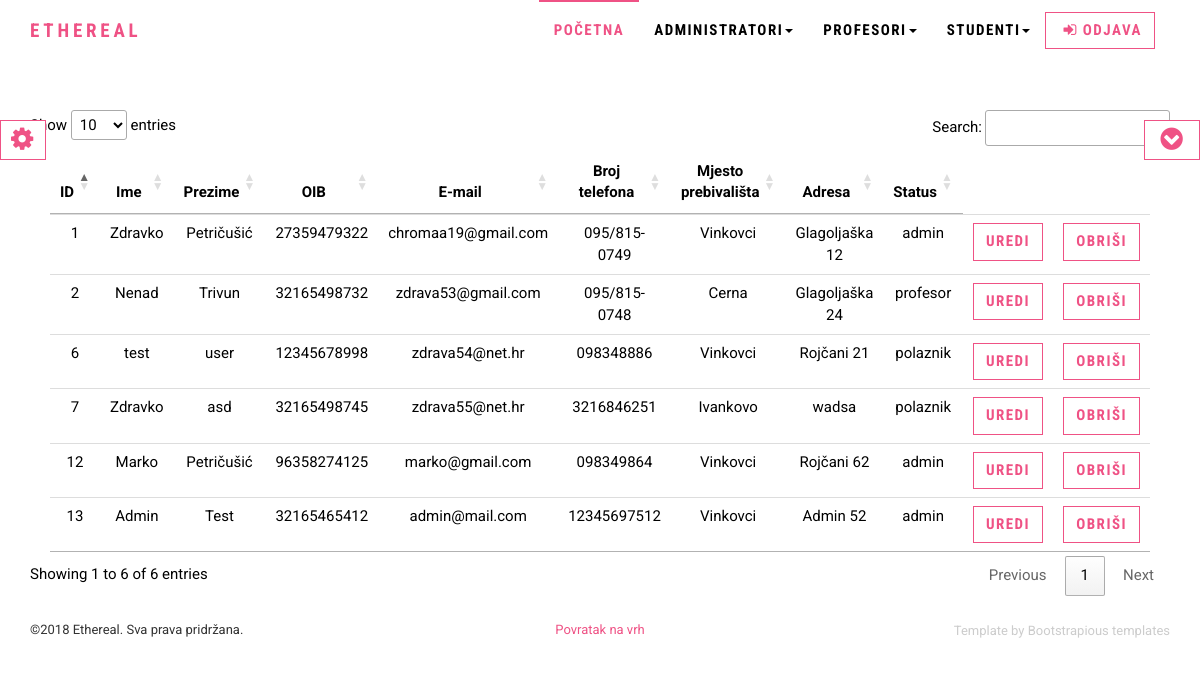
The page /php/users.php (signed in) on the database as committed earlier.
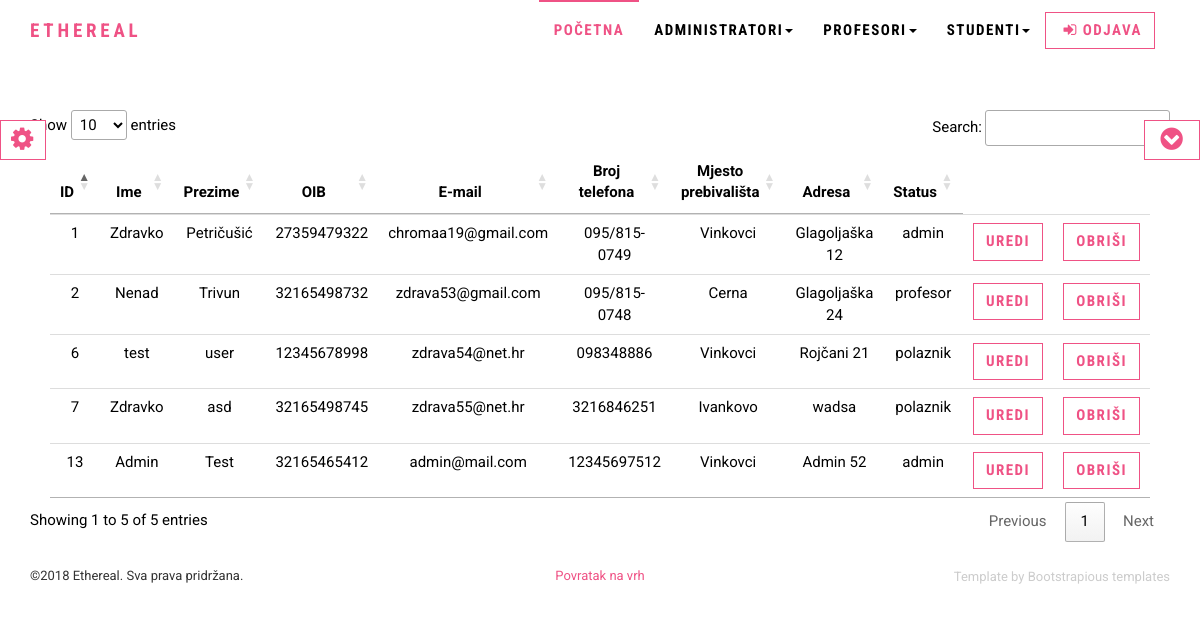
The same page on the database as committed later.
### tables this page shows
CREATE TABLE `users` (
  `id` int(11) NOT NULL,
  `ime` varchar(30) NOT NULL,
  `prezime` varchar(30) NOT NULL,
  `username` varchar(255) NOT NULL,
  `password` varchar(255) NOT NULL,
  `oib` varchar(11) NOT NULL,
  `email` varchar(255) NOT NULL,
  `telefon` varchar(50) NOT NULL,
  `adresa` varchar(50) NOT NULL,
  `id_mjesto_fk` int(50) NOT NULL,
  `datum_rodjenja` date NOT NULL,
  `id_status_fk` int(11) NOT NULL
);

CREATE TABLE `mjesto` (
  `id` int(5) NOT NULL,
  `naziv` varchar(255) NOT NULL,
  `pbr` int(10) NOT NULL
);

CREATE TABLE `roles` (
  `id` int(11) NOT NULL,
  `status` varchar(30) NOT NULL
);

### php/users.php (the view, shortened to what this page needs)
<?php
$con = spajanje();
if($_SESSION['role'] !== "1"){
	die('<div class="alert" style="background:yellow;">
	<a href="index.php" class="close" data-dismiss="alert" aria-label="close">
	&times;
	</a>
	<strong>Nemate ovlasti za pristup ovoj stranici!</strong>
	</div>');
}
else{
$sql = "SELECT users.id, users.ime, users.prezime, users.oib, users.email, users.telefon, users.adresa, mjesto.naziv, roles.status
FROM mjesto
INNER JOIN users ON mjesto.id = users.id_mjesto_fk
INNER JOIN roles ON roles.id = users.id_status_fk ;";
$result = mysqli_query($con, $sql);
require_once "includes/header.php";
if (mysqli_num_rows($result)>0){
	echo '
	<table id = "table" class="table table-hover">
		<thead>
			<tr>
				<th>ID</th>
				<th>Ime</th>
				<th>Prezime</th>
				<th>OIB</th>
				<th>E-mail</th>
                <th>Broj telefona</th>
                <th>Mjesto prebivališta</th>
                <th>Adresa</th>
				<th>Status</th>
				<th style = "display : none"></th>
				<th style = "display : none"></th>
			</tr>
		</thead>
		<tbody>';
	while($user = mysqli_fetch_assoc($result)){
		echo "
			<tr>
				<td>".$user['id']."</td>
				<td>".$user['ime']."</td>
				<td>".$user['prezime']."</td>
				<td>".$user['oib']."</td>
				<td>".$user['email']."</td>
				<td>".$user['telefon']."</td>
				<td>".$user['naziv']."</td>
				<td>".$user['adresa']."</td>
				<td>".$user['status']."</td>
				<td>
					<a href='user.php?id=".$user["id"]."'><button class = 'btn btn-primary' value = 'uredi' name='uredi' id='uredi''>Uredi</button></a>
				</td>
				<td>
					<a href='users.php?obrisi=true&id=".$user['id']."' onclick='return confirm(\"Jeste li sigurni da zelite obrisati korisnika?\")'>
                        <button class = 'btn btn-primary' value = 'obrisi' name='obrisi' id='obrisi'>Obriši</button>
                    </a>
				</td>
			</tr>";
	}
	echo "</tbody></table>";
}
else {
	echo "<p>U bazi nema rezultata za ovaj upit: $sql </p>";
}
}
require "includes/footer.php";
?>

### php/includes/header.php (shortened to what this page needs)
<!DOCTYPE html>
<html lang="en">
<head>
    <link rel="stylesheet" href="https://maxcdn.bootstrapcdn.com/bootstrap/3.3.7/css/bootstrap.min.css"/>
    <link rel="stylesheet" href="//cdnjs.cloudflare.com/ajax/libs/timepicker/1.3.5/jquery.timepicker.min.css">
    <link rel="stylesheet" href="../css/font-awesome.min.css">
    <link rel="stylesheet" href="../css/pe-icon-7-stroke.css">
    <link rel="stylesheet" href="../css/lightbox.min.css">
    <link rel="stylesheet" href="../css/style.default.css" id="theme-stylesheet">
    <link rel="stylesheet" href="//cdn.datatables.net/1.10.19/css/jquery.dataTables.min.css">
</head>
<body id="site" onload = "blockFill();">
<?php
  if(isset($_SESSION['login']) and $_SESSION['login'] == true){
    if($_SESSION['role'] == "1"){
  echo '
  <header class="header">
    <div role="navigation" class="navbar navbar-default">
      <div class="container">
        <div class="navbar-header"><a href="index.php" class="navbar-brand">Ethereal</a>
        </div>
        <div id="navigation" class="collapse navbar-collapse navbar-right">
          <ul class="nav navbar-nav">
            <li class="active"><a href="index.php">Početna</a></li>
            <li class="dropdown"><a href="#" data-toggle="dropdown" class="dropdown-toggle">Administratori<b class="caret"></b></a>
            </li>
            <li class="dropdown"><a href="#" data-toggle="dropdown" class="dropdown-toggle">Profesori<b class="caret"></b></a>
            </li>
            <li class="dropdown"><a href="#" data-toggle="dropdown" class="dropdown-toggle">Studenti<b class="caret"></b></a>
            </li>
            </ul><a id = "btn-adjust"  href="odjava.php" class="btn navbar-btn btn-ghost  pull-left"><i class="fa fa-sign-in"></i>Odjava</a>
        </div>
      </div>
    </div>
  </header>';
}
  }
  ?>
      <div class="container" id = "top-container">

### php/includes/footer.php (shortened to what this page needs)
    </div>
<footer class = "footer">
      <div class="footer__copyright">
        <div class="container">
          <div class="row">
            <div class="col-md-4">
              <p>&copy;2018 Ethereal. Sva prava pridržana.</p>
            </div>
            <div class="col-md-4">
              <p style = "text-align:center"><a href="#site" class = "js-scroll-trigger">Povratak na vrh</p>
            </div>
            <div class="col-md-4">
            </div>
            <div class="col-md-4">
              <p class="credit"><a href="https://bootstrapious.com/free-templates" class="external">Template by Bootstrapious templates</a></p>
            </div>
          </div>
        </div>
      </div>
    </footer>
    <button type="button" data-toggle="collapse" data-target="#style-switch" id="style-switch-button" class="btn btn-primary btn-sm"><span class="fa fa-cog fa-2x"></span></button>
    <a href="#bottom" class = "js-scroll-trigger">
        <button id = "scroll-to-bottom" type = "button" class = "btn-primary btn btn-sm">
            <i class="fa fa-chevron-circle-down fa-2x"></i>
        </button>
    </a>
  </body>
</html>

### css/style.default.css (style rules this page uses)
.header { width: 100%; }
.navbar { z-index: 10; text-transform: uppercase; letter-spacing: 0.1em; border-left: none; border-right: none; }
.navbar a.navbar-brand { font-weight: bold; letter-spacing: 0.2em; color: #ef5285; }
.navbar .navbar-nav > li > a { font-weight: bold; }
@media (min-width: 768px) { .navbar ul.nav > li > a { border-top: solid 2px transparent; padding-top: 16.5px; } }
@media (min-width: 768px) { .navbar ul.nav > li.active > a, .navbar ul.nav > li.open > a { text-decoration: none !important; border-top-color: #ef5285; } }
html { height: 100%; }
body { height: 100%; }
header { z-index: 1000; }
a, button { -webkit-transition: all 0.2s ease-out; -moz-transition: all 0.2s ease-out; transition: all 0.2s ease-out; }
a i.fa, button i.fa { margin: 0 5px; }
a { text-decoration: none; }
.btn-ghost { color: #ef5285; background-color: transparent; border-color: #ef5285; }
.footer__copyright { background: transparent; color:#333333; padding: 20px 0; font-size: 13px; line-height: 28px; }
.footer__copyright p { margin: 0; }
.footer__copyright p.credit { text-align: right; color: #ccc; }
.footer__copyright p.credit a { color: #ccc; }
#style-switch-button { position: absolute; top: 120px; left: 0px; border-radius: 0; z-index: 2; }
.nav { margin-bottom: 0; padding-left: 0; list-style: none; }
.nav > li > a { padding: 10px 15px; }
.navbar { font-family: "Roboto Condensed", Helvetica, Arial, sans-serif; min-height: 60px; margin-bottom: 0; border-top: none; border-bottom: none; }
@media (min-width: 768px) { .navbar { border-radius: 0; } }
.navbar-collapse { max-height: 340px; overflow-x: visible; padding-right: 15px; padding-left: 15px; }
@media (min-width: 768px) { .navbar-collapse { width: auto; border-top: 0; box-shadow: none; } }
@media (min-width: 768px) { .navbar-collapse.collapse { display: block !important; height: auto !important; padding-bottom: 0; overflow: visible !important; } }
.container > .navbar-header, .container-fluid > .navbar-header, .container > .navbar-collapse, .container-fluid > .navbar-collapse { margin-right: -15px; margin-left: -15px; }
@media (min-width: 768px) { .container > .navbar-header, .container-fluid > .navbar-header, .container > .navbar-collapse, .container-fluid > .navbar-collapse { margin-right: 0; margin-left: 0; } }
.navbar-brand { float: left; padding: 18.5px 15px; font-size: 19px; line-height: 23px; height: 60px; }
@media (min-width: 768px) { .navbar > .container .navbar-brand, .navbar > .container-fluid .navbar-brand { margin-left: -15px; } }
.navbar-nav { margin: 9.25px -15px; }
.navbar-nav > li > a { padding-top: 10px; padding-bottom: 10px; line-height: 23px; border-bottom: none; }
@media (min-width: 768px) { .navbar-nav { margin: 0 auto; display: table; table-layout: fixed; float: left; } }
@media (min-width: 768px) { .navbar-nav > li { float: left; } }
@media (min-width: 768px) { .navbar-nav > li > a { padding-top: 18.5px; padding-bottom: 18.5px; } }
.navbar-btn { margin-top: 11.5px; margin-bottom: 11.5px; }
.navbar-default { background-color: #fff; border-bottom-color: transparent; }
.navbar-default .navbar-brand { color: #000; }
.navbar-default .navbar-nav > li > a { color: #000; }
.navbar-default .navbar-nav > .active > a, .navbar-default .navbar-nav > .active > a:hover, .navbar-default .navbar-nav > .active > a:focus { color: #ef5285; background-color: transparent; }
.navbar-default .navbar-collapse { border-color: transparent; }
body { font-family: "Roboto", Helvetica, Arial, sans-serif; font-size: 15px; line-height: 1.55; color: #000; background-color: #fff; }
a { color: #ef5285; text-decoration: none; }
.btn { font-weight: 700; font-family: "Roboto Condensed", Helvetica, Arial, sans-serif; text-transform: uppercase; letter-spacing: 0.1em; padding: 6px 12px; font-size: 15px; line-height: 1.55; border-radius: 0px; }
.btn-primary { color: #ef5285; background-color: #fff; border-color: #ef5285; }
.btn-sm { padding: 5px 10px; font-size: 13px; line-height: 1.5; border-radius: 0; }
p { margin: 0 0 23px; }

### php/includes/header.php (style rules this page uses)
#site { display : none; }
#top-container { margin-top:50px; }
.table > thead > tr > th { text-align:center; }
#scroll-to-bottom { position:absolute; right:0; top:120px; }
#table > tbody > tr > td { text-align:center; }

Rows that differ between the two databases and show on the page:
removed users: id "12", ime "Marko", prezime "Petričušić", oib "96358274125", email "marko@gmail.com", telefon "098349864", id_mjesto_fk.naziv "Vinkovci", adresa "Rojčani 62", id_status_fk.status "admin"
shown differently, row unchanged: users "Nenad": moves up the list
shown differently, row unchanged: users "asd": moves up the list
Other text that changed with them:
text written by a page script: "Show entries Search: Showing 1 to 6 of 6 entries Previous 1 Next" → "Show entries Search: Showing 1 to 5 of 5 entries Previous 1 Next"
